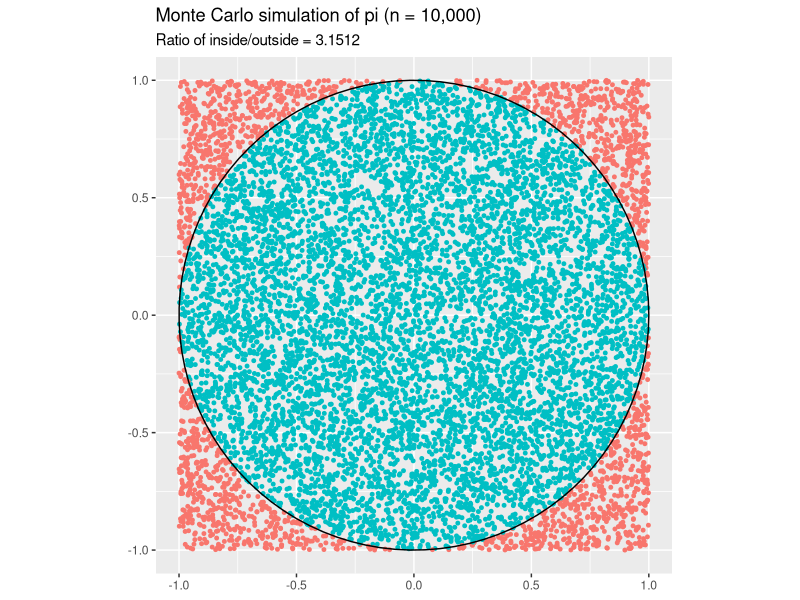

Source code (R): (Note: this script raises an error after producing the figure.)

library(tidyverse)
library(gganimate)


# monte carlo simulation of pi ------------------------------------------------

# number of points
n <- 10000

# run simulation
pts <- 
  data.frame(
    frame = 1:n,
    x = runif(n, min = -1, max = 1),
    y = runif(n, min = -1, max = 1)) %>%
  mutate(
    h = sqrt(x ^ 2 + y ^ 2),
    inside = h <= 1,
    inside2 = case_when(inside ~ 1, T ~ 0),
    nInside = cumsum(inside2),
    ratio = format(4 * nInside / frame, digits = 3),
    desc = paste0('Point: ', frame, '\nIn:', nInside, '\nOut: ', (frame - nInside), '\nRatio: ', ratio))

ratio <- 4 * nrow(filter(pts, inside)) / n
ratio

# plot results
plt <- 
  pts %>%
  ggplot(aes(x = x, y = y, color = inside, fill = inside)) +
  geom_point(size = 1, alpha = 1, show.legend = F) +
  annotate("path",
    x = cos(seq(0, 2 * pi, length.out = 100)),
    y = sin(seq(0, 2 * pi, length.out = 100))) +
  coord_fixed() +
  labs(
    title = paste0("Monte Carlo simulation of pi (n = ", format(n, big.mark = ",", scientific = F), ")"),
    subtitle = paste("Ratio of inside/outside =", format(ratio, digits = 10)),
    x = NULL, y = NULL)
plt




# r normal distribution for fun ----

n <- 10000

pts_norm <- 
  data.frame(
    x = rnorm(n, mean = 0, sd = 1),
    y = rnorm(n, mean = 0, sd = 1)) %>%
  mutate(h = sqrt(x ^ 2 + y ^ 2)) %>%
  mutate(inside = h <= 1)

ratio_norm <- 4 * nrow(filter(pts2, inside)) / n
ratio_norm

plt_norm <- 
  pts_norm %>%
  ggplot(aes(x = x, y = y, color = inside, fill = inside)) +
  geom_point(size = 1, alpha = .5, show.legend = F) +
  annotate("path",
           x = cos(seq(0, 2 * pi, length.out = 100)),
           y = sin(seq(0, 2 * pi, length.out = 100))) +
  coord_fixed() +
  labs(
    title = paste("Monte Carlo simulation using rnorm, n =", format(n, big.mark = ",", scientific = F)),
    subtitle = paste("Ratio of inside/outside =", format(ratio2, digits = 10)))
plt_norm



# make animation ----------------------------------------------------------

# make animation (slow!)
plt_norm <- 
  pts %>%
  ggplot(aes(x, y, color = inside, fill = inside)) +
  annotate(
    "path",
    x = cos(seq(0, 2 * pi, length.out = 100)),
    y = sin(seq(0, 2 * pi, length.out = 100))) +
  geom_point(size = 2, alpha = 1, show.legend = F) +
  geom_text(aes(x = 0, y = 0, label = desc), inherit.aes = F) +
  coord_fixed(clip = 'off') +
  labs(
    title = paste0("Monte Carlo simulation of pi (n = ", format(n, big.mark = ",", scientific = F), ")"),
    x = NULL,  y = NULL) +
  transition_states(frame) +
  enter_appear() +
  shadow_mark(exclude_layer = 3)
